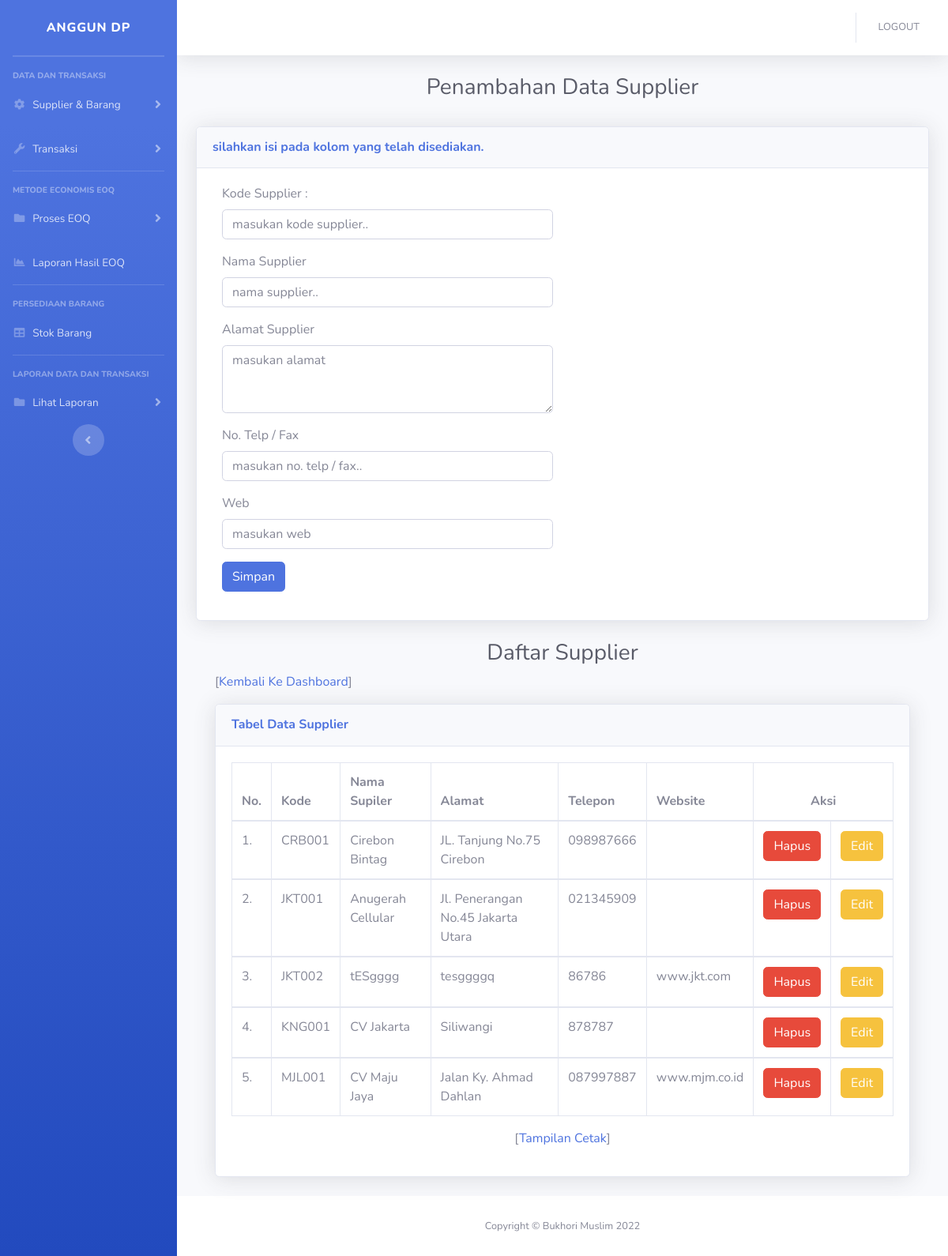
/index.php?file=supplier_form (signed in), run on the app's committed database.
### tables this page shows
CREATE TABLE IF NOT EXISTS `tblsupplier` (
  `IDSupplier` char(6) NOT NULL,
  `NamaSupplier` varchar(35) NOT NULL,
  `AlamatSupplier` varchar(100) NOT NULL,
  `Telepon` varchar(13) NOT NULL,
  `web` varchar(100) NOT NULL,
  PRIMARY KEY (`IDSupplier`)
);

### file/supplier_view.php (the view, shortened to what this page needs)
<?php
if($_SESSION[level]=='beli') {
$sql_tblsuplier=mysql_query("select * from tblsupplier order by IDSupplier asc");
?>
 <div class="container-fluid">
                    <h1 class="h3 mb-2 text-gray-800" align="center">Daftar Supplier</h1>
                    <p>[<a href="index.php">Kembali Ke Dashboard</a>]</p>
                    <div class="card shadow mb-4">
                        <div class="card-header py-3">
                            <h6 class="m-0 font-weight-bold text-primary">Tabel Data Supplier</h6>
                        </div>
                        <div class="card-body">
                            <div class="table-responsive">
                                <table class="table table-bordered" id="dataTable" width="100%" cellspacing="0">
                                    <thead>
                                        <tr>
                                            <th>No.</th>
                                            <th>Kode</th>
											<th>Nama Supiler</th>
											<th>Alamat</th>
											<th>Telepon</th>
											<th>Website</th>
											<th colspan="2" class="text-center">Aksi</th>
                                        </tr>
                                    </thead>
<?php
while($baris_tblsuplier=mysql_fetch_array($sql_tblsuplier)) {
$no++;
?>
                                    <tbody>
                                        <tr>
											<td><?php echo $no;?>.</td>
											<td><?php echo $baris_tblsuplier[IDSupplier];?></td>
											<td><?php echo $baris_tblsuplier[NamaSupplier];?></td>
											<td><?php echo $baris_tblsuplier[AlamatSupplier];?></td>
											<td><?php echo $baris_tblsuplier[Telepon];?></td>
											<td><?php echo $baris_tblsuplier[web]; ?></td>
											<td width="20">
											   <button class="btn btn-danger"><a class="text-white" href="index.php?file=supplier_hapus&id=<?php echo $baris_tblsuplier[IDSupplier];?>">Hapus</a></button> </td>
												<td>
													<button class="btn btn-warning"><a class="text-white" href="index.php?file=supplier_edit&id=<?php echo $baris_tblsuplier[IDSupplier];?>">Edit</a></button> </td>
                                        </tr>
                                        <?php } ?>
                                    </tbody>
                                </table>
<p align="center">[<a href="./pdf/supplier.php" target="_blank">Tampilan Cetak</a>]</p>
<?php
} else {
echo"Akses ditolak! anda login sebagai $_SESSION[level]";
}
?>
                            </div>
                        </div>
                    </div>
                </div>

### index.php (shortened to what this page needs)
<!DOCTYPE html>
<html lang="en">
<head>
    <link href="vendor/fontawesome-free/css/all.min.css" rel="stylesheet" type="text/css">
    <link href="css/sb-admin-2.min.css" rel="stylesheet">
</head>
<body>
<?php
if (empty($_SESSION[user])) { ?>
<div class="container bg-primary">
        <div class="row justify-content-center ">
            <div class="col-lg-7">
                <div class="card o-hidden border-0 shadow-lg my-5">
                    <div class="card-body p-0">
                        <div class="row">
                            <div class="col-lg-8 mx-auto">
                                <div class="p-5">
                                    <div class="text-center">
                                        <h1 class="h4 text-gray-900 mb-4">Aplikasi Persediaan PVC Compound</h1>
                                        <hr>
                                        <div class="text-center">
                                            <p class="small">Silahkan masukan username dan password</p>
                                        </div>
                                        <hr>
                                    </div>
                                    <form class="user" method="post" action="index.php">
                                        <div class="form-group">
                                            <input type="text" name="username" class="form-control form-control-user"
                                                id="exampleInputEmail" aria-describedby="emailHelp"
                                                placeholder="Masukan username..">
                                        </div>
                                        <div class="form-group">
                                            <input type="password" name="password" class="form-control form-control-user"
                                                id="exampleInputPassword" placeholder="Password">
                                        </div>
                                        <br>
                                        <div class="form-group">
                                            <input type="submit" class="btn btn-primary btn-user btn-block"
                                                id="submit" name="submit" value="LOGIN">
                                        </div>
                                    </form>
                                    <hr>
                                    <div class="text-center">
                                        <a class="small" href="#">Jika Belum memiliki akun silahkan hubungi Administrator</a>
                                    </div>
                                </div>
                            </div>
                        </div>
                    </div>
                </div>
            </div>
        </div>
    </div>
<?php
} else {
include('menu.php');
}
?>
<?php
if(!empty($_GET[file]))
{
	if(file_exists("file/$_GET[file].php"))
	{
	include("file/$_GET[file].php");
	} else
	{
	echo "<h2>Error !<br/>Halaman tidak ditemukan !</h2>";
	}
}
else {
if ($_SESSION[level]=='beli' ||$_SESSION[level]=='manajer'){
include('file/intro.php');
}
}
?>
</div>
            <footer class="sticky-footer bg-white">
                <div class="container my-auto">
                    <div class="copyright text-center my-auto">
                        <span>Copyright &copy; Bukhori Muslim 2022</span>
                    </div>
                </div>
            </footer>
        </div>
    </div>
</body>
</html>

### menu.php (shortened to what this page needs)
<?php if ($_SESSION[level]=='beli'){ ?>
<body id="page-top">
    <div id="wrapper">
        <ul class="navbar-nav bg-gradient-primary sidebar sidebar-dark accordion" id="accordionSidebar">
            <a class="sidebar-brand d-flex align-items-center justify-content-center" href="index.php?file=intro">
                <div class="sidebar-brand-text mx-3"><?php echo $_SESSION[nama];?></div>
            </a>
            <hr class="sidebar-divider my-0">
            <hr class="sidebar-divider">
            <div class="sidebar-heading">
                Data dan Transaksi
            </div>
            <li class="nav-item">
                <a class="nav-link collapsed" href="#" data-toggle="collapse" data-target="#collapseTwo"
                    aria-expanded="true" aria-controls="collapseTwo">
                    <i class="fas fa-fw fa-cog"></i>
                    <span>Supplier & Barang</span>
                </a>
            </li>
            <li class="nav-item">
                <a class="nav-link collapsed" href="#" data-toggle="collapse" data-target="#collapseUtilities"
                    aria-expanded="true" aria-controls="collapseUtilities">
                    <i class="fas fa-fw fa-wrench"></i>
                    <span>Transaksi</span>
                </a>
            </li>
            <hr class="sidebar-divider">
            <div class="sidebar-heading">
                metode economis eoq
            </div>
            <li class="nav-item">
                <a class="nav-link collapsed" href="#" data-toggle="collapse" data-target="#collapsePages"
                    aria-expanded="true" aria-controls="collapsePages">
                    <i class="fas fa-fw fa-folder"></i>
                    <span>Proses EOQ</span>
                </a>
            </li>
            <li class="nav-item">
                <a class="nav-link" href="index.php?file=laporan_eoq">
                    <i class="fas fa-fw fa-chart-area"></i>
                    <span>Laporan Hasil EOQ</span></a>
            </li>
            <hr class="sidebar-divider">
            <div class="sidebar-heading">
                Persediaan Barang
            </div>
            <li class="nav-item">
                <a class="nav-link" href="index.php?file=persediaan_report">
                    <i class="fas fa-fw fa-table"></i>
                    <span>Stok Barang</span></a>
            </li>
            <hr class="sidebar-divider d-none d-md-block">
            <div class="sidebar-heading">
                laporan data dan transaksi
            </div>
            <li class="nav-item">
                <a class="nav-link collapsed" href="#" data-toggle="collapse" data-target="#collapsePa"
                    aria-expanded="true" aria-controls="collapsePa">
                    <i class="fas fa-fw fa-folder"></i>
                    <span>Lihat Laporan</span>
                </a>
            </li>
            <div class="text-center d-none d-md-inline">
                <button class="rounded-circle border-0" id="sidebarToggle"></button>
            </div>
        </ul>
        <div id="content-wrapper" class="d-flex flex-column">
            <div id="content">
                <nav class="navbar navbar-expand navbar-light bg-white topbar mb-4 static-top shadow">
                    <ul class="navbar-nav ml-auto">
                        <li class="nav-item dropdown no-arrow">
                            <a class="nav-link dropdown-toggle" href="#" id="userDropdown" role="button"
                                data-toggle="dropdown" aria-haspopup="true" aria-expanded="false">
                                <span class="mr-2 d-none d-lg-inline text-gray-600 small">LOGOUT</span>
                            </a>
                        </li>
                    </ul>
                </nav>
<?php
}
?>

### file/supplier_form.php (shortened to what this page needs)
<?php
if($_SESSION[level]=='beli') {
?>
                <div class="container-fluid">
                    <h1 class="h3 mb-2 text-gray-800" align="center">Penambahan Data Supplier</h1>
                    <br>
                    <div class="card shadow mb-4">
                        <div class="card-header py-3">
                            <h6 class="m-0 font-weight-bold text-primary">silahkan isi pada kolom yang telah disediakan.</h6>
                        </div>
                        <div class="card-body">
							<form name="f1" method=post action="index.php?file=supplier_save">
							  <div class="form-group col-md-6">
							    <label for="exampleFormControlInput1">Kode Supplier :</label>
							    <input type="text" name="kode_suplier" class="form-control" id="exampleFormControlInput1" placeholder="masukan kode supplier..">
							  </div>
							  <div class="form-group col-md-6">
							    <label for="exampleFormControlInput1">Nama Supplier</label>
							    <input type="text" name="nama_suplier" class="form-control" id="exampleFormControlInput1" placeholder="nama supplier..">
							  </div>
							  <div class="form-group col-md-6">
							    <label for="exampleFormControlTextarea1">Alamat Supplier</label>
							    <textarea class="form-control" name="alamat_suplier" id="exampleFormControlTextarea1" rows="3" placeholder="masukan alamat"></textarea>
							  </div>
							  <div class="form-group col-md-6">
							    <label for="exampleFormControlInput1">No. Telp / Fax</label>
							    <input type="text" name="telp_suplier" class="form-control" id="exampleFormControlInput1" placeholder="masukan no. telp / fax..">
							  </div>
							  <div class="form-group col-md-6">
							    <label for="exampleFormControlInput1">Web</label>
							    <input type="text" name="Web" class="form-control" id="exampleFormControlInput1" placeholder="masukan web">
							  </div>
							  <div class="form-group col-md-6">
							  	<input class="btn btn-primary" type="submit" name="simpan" value="Simpan">
							  </div>
							</form>
                        </div>
                    </div>
<?php
include('supplier_view.php');
}else{
echo "Akses ditolak!";
}
?>
                </div>

### data on the page
tblsupplier: IDSupplier "CRB001", NamaSupplier "Cirebon Bintag", AlamatSupplier "JL. Tanjung No.75 Cirebon", Telepon "098987666"
tblsupplier: IDSupplier "JKT001", NamaSupplier "Anugerah Cellular", AlamatSupplier "Jl. Penerangan No.45 Jakarta Utara", Telepon "021345909"
tblsupplier: IDSupplier "JKT002", NamaSupplier "tESgggg", AlamatSupplier "tesggggq", Telepon "86786", web "www.jkt.com"
tblsupplier: IDSupplier "KNG001", NamaSupplier "CV Jakarta", AlamatSupplier "Siliwangi", Telepon "878787"
tblsupplier: IDSupplier "MJL001", NamaSupplier "CV Maju Jaya", AlamatSupplier "Jalan Ky. Ahmad Dahlan", Telepon "087997887", web "www.mjm.co.id"

### other printed values
$_SESSION[nama] "ANGGUN DP"
